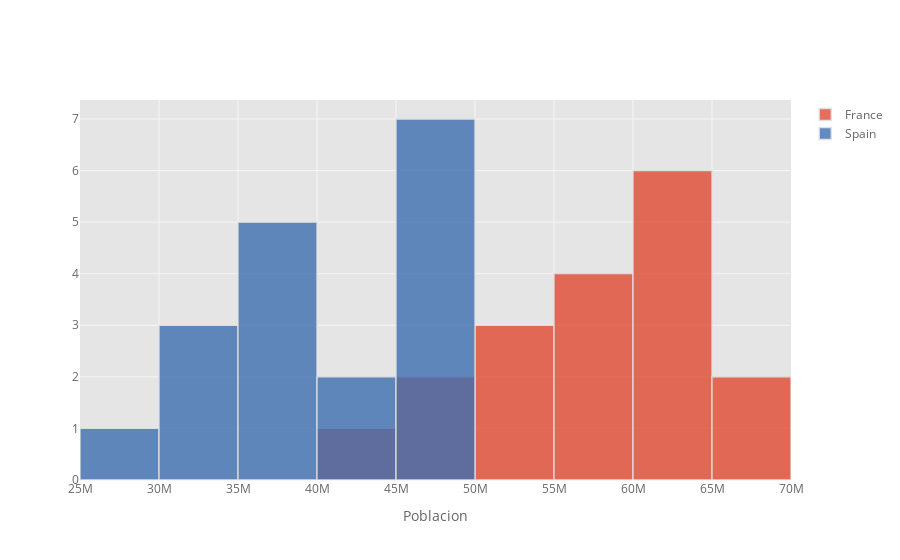

Notebook code cell kept with this figure:
### Markdown cell above
### Histogram (histograma)

### Code cell
#muestro dos histogramas en un solo grafico
#datos de la poblacion de Francia y de España
df_population[['France', 'Spain']].iplot(kind='hist', xTitle='Poblacion')

### Figure 1 — Plotly figure (JSON) as saved in the notebook; plotly's stock layout.template omitted (floating-point values rounded to 4 significant figures)
{"data": [{"histfunc": "count", "histnorm": "", "marker": {"color": "rgba(226, 74, 51, 1.0)", "line": {"color": "#D9D9D9", "width": 1.3}}, "name": "France", "opacity": 0.8, "orientation": "v", "type": "histogram", "x": [43411367, 45673146, 48746652, 50763920, 52688576, 53868009, 55254848, 56666849, 57801892, 59015096, 61120127, 62879530, 64453200, 64667596, 64842509, 64990511, 65129728, 65273511]}, {"histfunc": "count", "histnorm": "", "marker": {"color": "rgba(62, 111, 176, 1.0)", "line": {"color": "#D9D9D9", "width": 1.3}}, "name": "Spain", "opacity": 0.8, "orientation": "v", "type": "histogram", "x": [29048395, 30402411, 32146263, 33883749, 35879209, 37698196, 38733876, 39202525, 39787419, 40824754, 44019123, 46931015, 46671926, 46634140, 46647428, 46692858, 46736776, 46754778]}], "layout": {"barmode": "overlay", "legend": {"bgcolor": "#FFFFFF", "font": {"color": "#666666"}}, "paper_bgcolor": "#FFFFFF", "plot_bgcolor": "#E5E5E5", "title": {"font": {"color": "#151516"}}, "xaxis": {"gridcolor": "#F6F6F6", "showgrid": true, "tickfont": {"color": "#666666"}, "title": {"font": {"color": "#666666"}, "text": "Poblacion"}, "zerolinecolor": "#F6F6F6"}, "yaxis": {"gridcolor": "#F6F6F6", "showgrid": true, "tickfont": {"color": "#666666"}, "title": {"font": {"color": "#666666"}, "text": ""}, "zerolinecolor": "#F6F6F6"}}}
